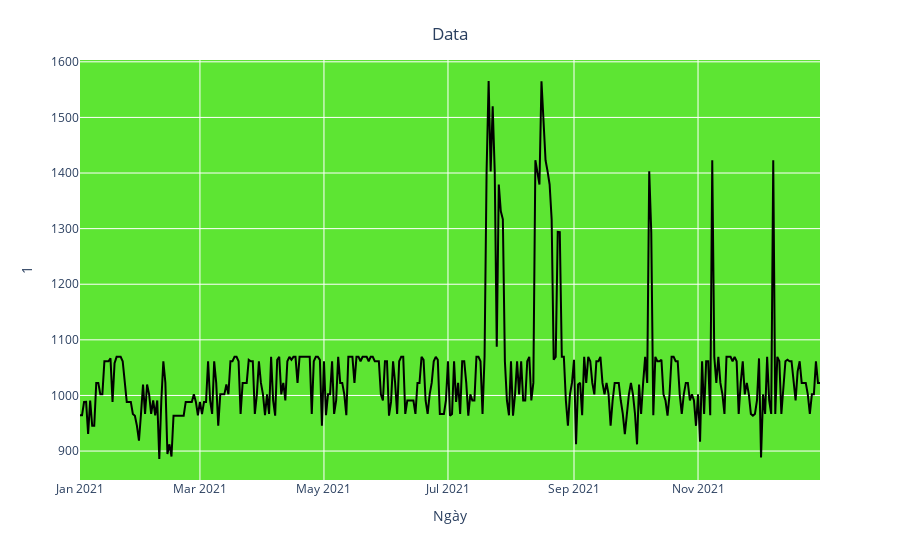

The code cell stored with this chart in its notebook:
### Code cell
import plotly.express as px
fig = px.line(y=df['5'], x=df['Ngày'])
fig.update_traces(line_color='black') 
fig.update_layout(xaxis_title="Ngày", 
                  yaxis_title="1",
                  title={'text': "Data", 'y':0.95, 'x':0.5, 'xanchor':'center', 'yanchor':'top'},
                  plot_bgcolor='rgba(53,223,0,0.8)')

### Figure 1 — Plotly figure (JSON) as saved in the notebook; plotly's stock layout.template omitted (floating-point values rounded to 4 significant figures; data arrays with more than 128 entries replaced by an {"elided": "..."} marker saying what was removed)
{"data": [{"hovertemplate": "x=%{x}<br>y=%{y}<extra></extra>", "legendgroup": "", "line": {"color": "black", "dash": "solid"}, "marker": {"symbol": "circle"}, "mode": "lines", "name": "", "orientation": "v", "showlegend": false, "type": "scatter", "x": {"elided": "365 str values"}, "xaxis": "x", "y": {"elided": "365 float values"}, "yaxis": "y"}], "layout": {"legend": {"tracegroupgap": 0}, "margin": {"t": 60}, "plot_bgcolor": "rgba(53,223,0,0.8)", "title": {"text": "Data", "x": 0.5, "xanchor": "center", "y": 0.95, "yanchor": "top"}, "xaxis": {"anchor": "y", "domain": [0, 1], "title": {"text": "Ngày"}}, "yaxis": {"anchor": "x", "domain": [0, 1], "title": {"text": "1"}}}}
